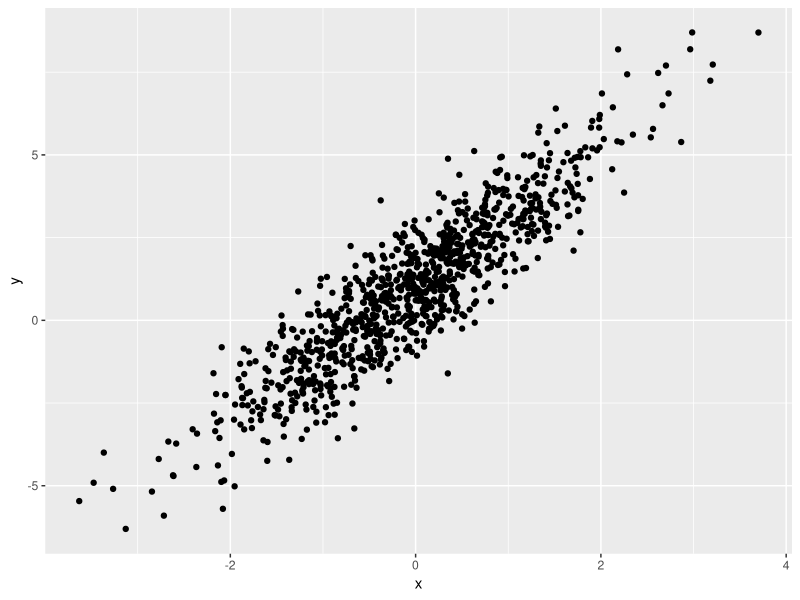
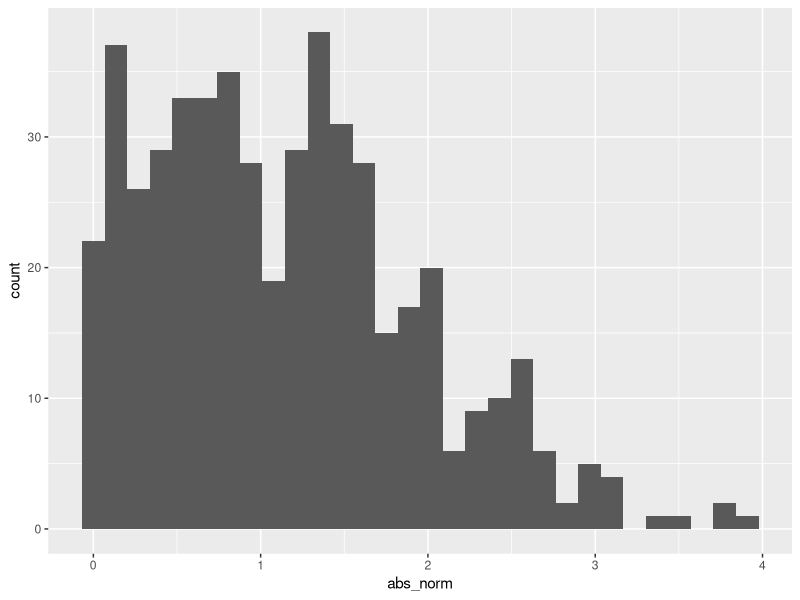

These charts were generated, in order, by the following R code:
## ---- chunk 1
 library(tidyverse)
## ---- chunk 2
samp = rnorm(100)
length(samp)
## ---- chunk 3
 plot_df = 
  tibble(
    x = rnorm(1000),
    y = 1 + 2 * x + rnorm(1000)
  )

ggplot(plot_df, aes(x = x, y=y)) + geom_point()

## ---- chunk 4

la_df = 
  tibble(
    norm = rnorm(n = 500, mean =1),
    logical = norm > 0,
    abs_norm = abs(norm)
  )

ggplot(la_df, aes(x = abs_norm)) + geom_histogram()
